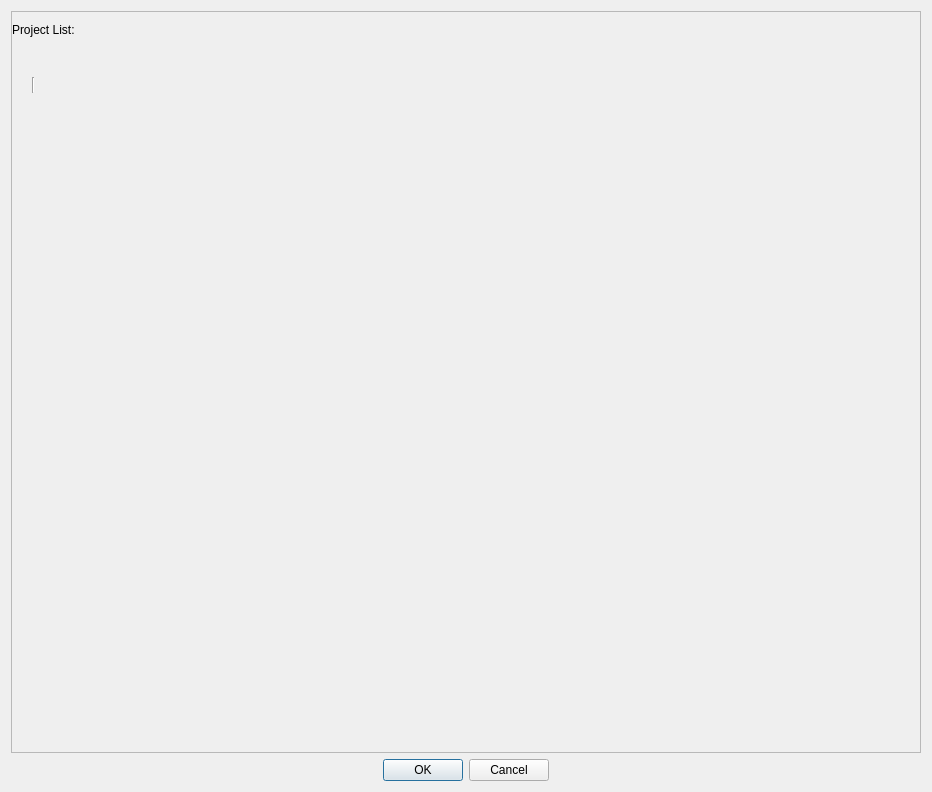
<?xml version="1.0" encoding="UTF-8"?>
<ui version="4.0">
 <class>Dialog_ProjectList</class>
 <widget class="QDialog" name="Dialog_ProjectList">
  <property name="windowModality">
   <enum>Qt::ApplicationModal</enum>
  </property>
  <property name="geometry">
   <rect>
    <x>0</x>
    <y>0</y>
    <width>932</width>
    <height>792</height>
   </rect>
  </property>
  <property name="windowTitle">
   <string>Project List</string>
  </property>
  <layout class="QVBoxLayout" name="verticalLayout">
   <item>
    <widget class="QScrollArea" name="scrollArea">
     <property name="widgetResizable">
      <bool>true</bool>
     </property>
     <widget class="QWidget" name="scrollAreaWidgetContents">
      <property name="geometry">
       <rect>
        <x>0</x>
        <y>0</y>
        <width>904</width>
        <height>719</height>
       </rect>
      </property>
      <widget class="Line" name="line">
       <property name="geometry">
        <rect>
         <x>13</x>
         <y>65</y>
         <width>16</width>
         <height>16</height>
        </rect>
       </property>
       <property name="orientation">
        <enum>Qt::Vertical</enum>
       </property>
      </widget>
      <widget class="QWidget" name="layoutWidget">
       <property name="geometry">
        <rect>
         <x>0</x>
         <y>0</y>
         <width>667</width>
         <height>36</height>
        </rect>
       </property>
       <layout class="QHBoxLayout" name="horizontalLayout_2">
        <item>
         <widget class="QLabel" name="label">
          <property name="text">
           <string>Project List:</string>
          </property>
         </widget>
        </item>
        <item>
         <spacer name="horizontalSpacer_5">
          <property name="orientation">
           <enum>Qt::Horizontal</enum>
          </property>
          <property name="sizeHint" stdset="0">
           <size>
            <width>40</width>
            <height>20</height>
           </size>
          </property>
         </spacer>
        </item>
        <item>
         <spacer name="horizontalSpacer_3">
          <property name="orientation">
           <enum>Qt::Horizontal</enum>
          </property>
          <property name="sizeHint" stdset="0">
           <size>
            <width>248</width>
            <height>20</height>
           </size>
          </property>
         </spacer>
        </item>
       </layout>
      </widget>
     </widget>
    </widget>
   </item>
   <item>
    <layout class="QHBoxLayout" name="horizontalLayout">
     <item>
      <spacer name="horizontalSpacer">
       <property name="orientation">
        <enum>Qt::Horizontal</enum>
       </property>
       <property name="sizeHint" stdset="0">
        <size>
         <width>40</width>
         <height>20</height>
        </size>
       </property>
      </spacer>
     </item>
     <item>
      <widget class="QPushButton" name="B_OK">
       <property name="text">
        <string>OK</string>
       </property>
      </widget>
     </item>
     <item>
      <widget class="QPushButton" name="B_Cancel">
       <property name="text">
        <string>Cancel</string>
       </property>
      </widget>
     </item>
     <item>
      <spacer name="horizontalSpacer_2">
       <property name="orientation">
        <enum>Qt::Horizontal</enum>
       </property>
       <property name="sizeHint" stdset="0">
        <size>
         <width>40</width>
         <height>20</height>
        </size>
       </property>
      </spacer>
     </item>
    </layout>
   </item>
  </layout>
 </widget>
 <resources/>
 <connections/>
</ui>
